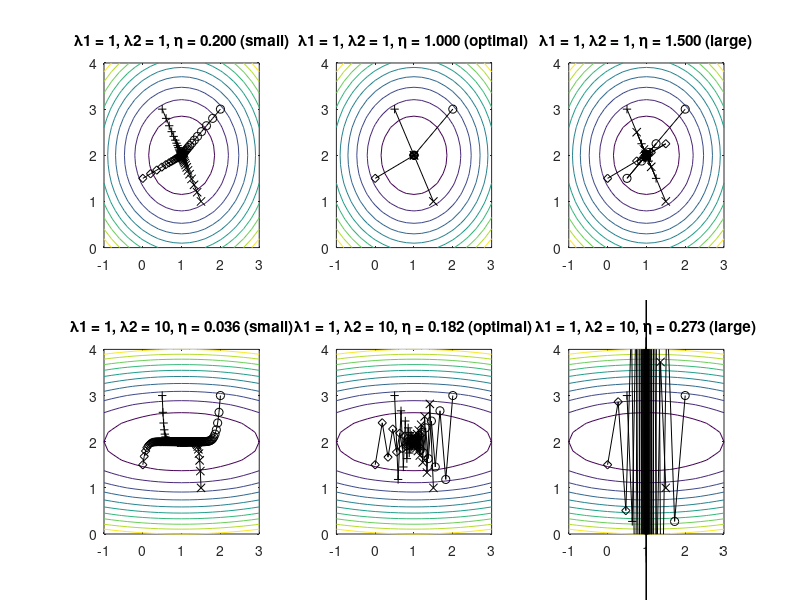
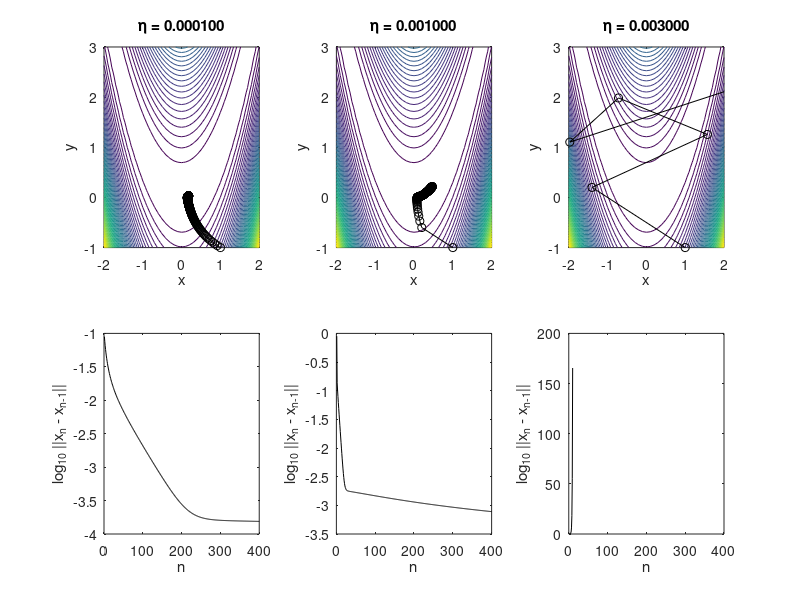

MATLAB code for these plots, in order:
function a015
% function a015
  disp 'a015 - part 2.(e) of the exercise';
  a015_2
% print('-depsc2','../fig/a015_2.eps');

  disp 'a015 - part 3.(c) of the exercise';
  a015_3
% print('-depsc2','../fig/a015_3.eps');
return


function a015_2
% function a015_2
% corresponding to part 2.(e) of the exercise
  a1 = 1;
  a2 = 2;
  maxiter = 1000;
  tol = 1e-9;

  % useful for contour plot later on
  [X,Y] = meshgrid(-1:.2:3, 0:.2:4);

  % plot for various values of lambda1,lambda2
  lambdas = [1,1;
             1,10];
  figure;
  for lambdaindex = 1:2
    lambda1 = lambdas(lambdaindex,1);
    lambda2 = lambdas(lambdaindex,2);

    % calculate optimal learning rate
    eta_opt = 2./(lambda1 + lambda2);

    % prepare for plotting contours of g
    % the function to be minimized
    g = @(x,y) (lambda1 / 2) * (x - a1).^2 + (lambda2 / 2) * (y - a2).^2;
    Z = g(X,Y);

    % plot for various values of eta
    eta = 0.2 * eta_opt;
    etas = [0.2 * eta_opt, eta_opt, 1.5 * eta_opt];
    etalabels = {'small','optimal','large'};
    for etaindex = 1:3
      eta = etas(etaindex);
      etalabel = etalabels{etaindex};
      [xs1,ys1,dists1,iter] = a015_2_graddesc(a1,a2,lambda1,lambda2,eta,a1+1,a2+1,maxiter,tol);
      [xs2,ys2,dists2,iter] = a015_2_graddesc(a1,a2,lambda1,lambda2,eta,a1-0.5,a2+1,maxiter,tol);
      [xs3,ys3,dists3,iter] = a015_2_graddesc(a1,a2,lambda1,lambda2,eta,a1-1,a2-0.5,maxiter,tol);
      [xs4,ys4,dists4,iter] = a015_2_graddesc(a1,a2,lambda1,lambda2,eta,a1+0.5,a2-1,maxiter,tol);
      subplot(2,3,etaindex+(lambdaindex-1)*3);
      contour(X,Y,Z);
      hold on;
      plot(xs1,ys1,'k-o',xs2,ys2,'k-+',xs3,ys3,'k-d',xs4,ys4,'k-x');
      hold off;
      title(sprintf('\\lambda1 = %.0f, \\lambda2 = %.0f, \\eta = %.3f (%s)', lambda1, lambda2, eta, etalabel));
      xlim([-1,3]);
      ylim([0,4]);
    end
  end
return


function a015_3
% function a015_3
% corresponding to part 3.(a) of the exercise

  % define the function h(x,y)
  h = @(x,y) 100 * (y - x.^2).^2 + (1 - x).^2;
  % define x-values
  x = [-2:0.1:2];
  % define y-values
  y = [-1:0.1:3];

  % define the derivative of the function h(x,y)
  dhdxy = @(x) [400 * x(1).^3 - 400 * x(2) .* x(1) + 2 * x(1) - 2, 200 * x(2) - 200 * x(1).^2];

  % plot trajectories for different values of eta
  etas = [1e-4, 1e-3, 3e-3];
  figure;
  for etaindex = 1:3
    eta = etas(etaindex);

    % run gradient descent
    [xs,dists,iter] = grad_descent(dhdxy,[1,-1],eta,10000,1e-9);
    disp(sprintf('eta = %f needs %d iterations to obtain a tolerance of %f\n', eta, iter, dists(end)))

    % plot distance vs. iterations
    subplot(2,3,3+etaindex);
    plot(1:400,log10(dists(1:400)),'k-');
    xlabel('n');
    ylabel('log_{10} ||x_n - x_{n-1}||');

    % plot trajectory
    subplot(2,3,etaindex);
    contour(x,y,h(ones(41,1)*x,y'*ones(1,41)),50);
    hold on;
    plot(xs(1:400,1),xs(1:400,2),'k-o');
    hold off;
    xlim([-2,2]);
    ylim([-1,3]);
    xlabel('x');
    ylabel('y');
    title(sprintf('\\eta = %f',eta));
  end
return


function [xs,ys,dists,iter] = a015_2_graddesc(a1,a2,lambda1,lambda2,eta,x0,y0,maxiter,tol)
% function [xs,ys,dists,iter] = a015_2_graddesc(a1,a2,lambda1,lambda2,eta,x0,y0,maxiter,tol)
%
% This function implements the gradient descent algorithm for the 
% g function defined in the assignment:
% 
%   g(x,y) = (lambda1 / 2) * (x - a1)^2 + (lambda2 / 2) * (y - a2)^2
% 
% INPUT:
%   a1      parameter of g function
%   a2      parameter of g function
%   lambda1 parameter of g function
%   lambda2 parameter of g function
%   eta     gradient descent learning rate
%   x0      initial value for x
%   y0      initial value for y
%   maxiter maximum number of gradient descent iterations
%   tol     tolerance for detecting convergence
%
% OUTPUT:
%   xs      column vector of x coordinates during minimization
%   ys      column vector of y coordinates during minimization
%   dists   column vector of distances to previous point during minimization
%   iter    number of gradient descent iterations done
%

  % the function to be minimized
  g = @(x,y) (lambda1 / 2) * (x - a1)^2 + (lambda2 / 2) * (y - a2)^2;

  % initialization
  x = [x0];
  y = [y0];
  % keep track of everything
  xs = [x];
  ys = [y];
  dists = zeros(0,1);
  
  % gradient descent iterations
  for iter = 1:maxiter
    % calculate next coordinates
    xnew = (1 - eta * lambda1) * x + eta * lambda1 * a1;
    ynew = (1 - eta * lambda2) * y + eta * lambda2 * a2;

    % calculate distance to current coordinates
    dist = sqrt((xnew - x)^2 + (ynew - y)^2);

    % update coordinates
    x = xnew;
    y = ynew;

    % keep track of everything
    xs = [xs; x];
    ys = [ys; y];
    dists = [dists; dist];

    % if converged, exit the loop
    if dist < tol
      break
    end
  end

return


function [xs,dists,iter] = grad_descent(dfdx,x0,eta,maxiter,tol)
% function [xs,dists,iter] = grad_descent(dfdx,x0,eta,maxiter,tol)
%
% This function implements the gradient descent algorithm. The user
% has to specify the derivative of the function.
% 
% INPUT:
%   dfdx    function handle to a function which when called like
%             u = dfdx(x)
%           returns the derivative of f with respect to x evaluated
%           at x, where x can be a vector and u will be a vector of
%           the same size
%   eta     gradient descent learning rate
%   x0      initial value for x
%   maxiter maximum number of gradient descent iterations
%   tol     tolerance for detecting convergence
%
% OUTPUT:
%   xs      matrix of x values during minimization
%           (the n'th row corresponds to the value of x at the n'th iteration)
%   dists   column vector of distances to previous point during minimization
%   iter    number of gradient descent iterations done

  % initialization
  x = x0;
  % keep track of everything
  xs = [x];
  dists = zeros(0,1);
  
  % gradient descent iterations
  for iter = 1:maxiter
    % calculate next coordinates
    xnew = x - eta * dfdx(x);

    % calculate distance to current coordinates
    dist = norm(xnew - x,2);

    % update coordinates
    x = xnew;

    % keep track of everything
    xs = [xs; x];
    dists = [dists; dist];

    % if converged, exit the loop
    if dist < tol
      break
    end
  end

return
